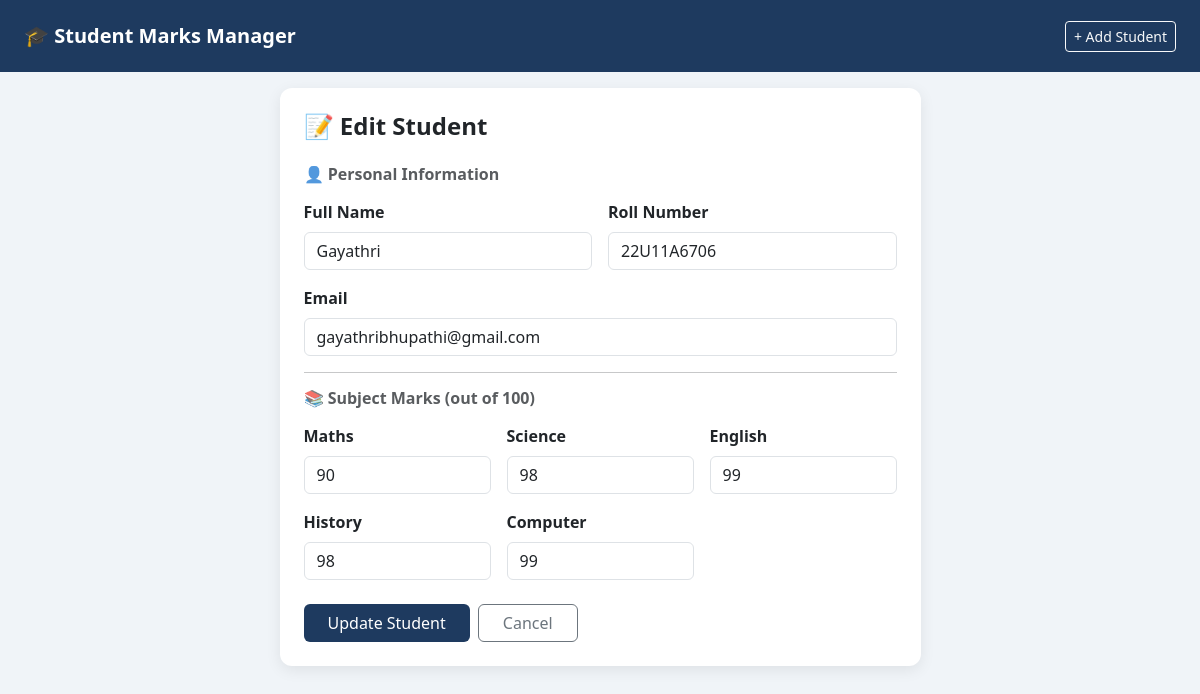
/marks/3/edit/, run on the app's committed database.
### marks/models.py (models this page shows, shortened)
class Student(models.Model):
    GRADE_CHOICES = [
        ('A+', 'A+'), ('A', 'A'), ('B+', 'B+'),
        ('B', 'B'),   ('C', 'C'), ('F', 'Fail'),
    ]
    name      = models.CharField(max_length=100)
    roll_no   = models.CharField(max_length=20, unique=True)
    email     = models.EmailField(unique=True)
    maths     = models.IntegerField(default=0)
    science   = models.IntegerField(default=0)
    english   = models.IntegerField(default=0)
    history   = models.IntegerField(default=0)
    computer  = models.IntegerField(default=0)
    created_at = models.DateTimeField(auto_now_add=True)
    class Meta:
        ordering = ['roll_no']

### marks/views.py (the view)
# urls.py: path('<int:pk>/edit/',      views.student_edit,   name='student_edit'),
def student_edit(request, pk):
    student = get_object_or_404(Student, pk=pk)
    if request.method == 'POST':
        form = StudentForm(request.POST, instance=student)
        if form.is_valid():
            form.save()
            messages.success(request, f'✅ Student "{student.name}" updated successfully!')
            return redirect('marks:student_list')
        else:
            messages.error(request, '❌ Please fix the errors below.')
    else:
        form = StudentForm(instance=student)
    return render(request, 'marks/student_form.html', {
        'form': form,
        'title': 'Edit Student',
        'button': 'Update Student',
        'student': student
    })

### marks/templates/marks/student_form.html (shortened to what this page needs)
{% extends 'marks/base.html' %}
{% block content %}
<div class="row justify-content-center">
    <div class="col-md-7">
        <div class="card p-4">
            <h4 class="fw-bold mb-4">📝 {{ title }}</h4>
            <form method="POST">
                <h6 class="text-muted fw-semibold mb-3">👤 Personal Information</h6>
                <div class="row g-3 mb-3">
                    <div class="col-md-6">
                        <label class="form-label fw-semibold">Full Name</label>
                        {{ form.name }}
                    </div>
                    <div class="col-md-6">
                        <label class="form-label fw-semibold">Roll Number</label>
                        {{ form.roll_no }}
                    </div>
                    <div class="col-12">
                        <label class="form-label fw-semibold">Email</label>
                        {{ form.email }}
                    </div>
                </div>
                <hr>
                <h6 class="text-muted fw-semibold mb-3">📚 Subject Marks (out of 100)</h6>
                <div class="row g-3 mb-4">
                    <div class="col-md-4">
                        <label class="form-label fw-semibold">Maths</label>
                        {{ form.maths }}
                    </div>
                    <div class="col-md-4">
                        <label class="form-label fw-semibold">Science</label>
                        {{ form.science }}
                    </div>
                    <div class="col-md-4">
                        <label class="form-label fw-semibold">English</label>
                        {{ form.english }}
                    </div>
                    <div class="col-md-4">
                        <label class="form-label fw-semibold">History</label>
                        {{ form.history }}
                    </div>
                    <div class="col-md-4">
                        <label class="form-label fw-semibold">Computer</label>
                        {{ form.computer }}
                    </div>
                </div>
                <div class="d-flex gap-2">
                    <button type="submit" class="btn btn-add px-4">{{ button }}</button>
                    <a href="{% url 'marks:student_list' %}" class="btn btn-outline-secondary px-4">Cancel</a>
                </div>
            </form>
        </div>
    </div>
</div>
{% endblock %}

### marks/templates/marks/base.html (style rules this page uses)
body { background-color: #f0f4f8; }
.card { border: none; border-radius: 12px; box-shadow: 0 4px 15px rgba(0,0,0,0.08); }
.btn-add { background-color: #1e3a5f; color: white; border: none; }

### data on the page
Student: name "Gayathri", roll_no "22U11A6706", email "gayathribhupathi@gmail.com", maths "90", science "98", english "99", history "98", computer "99"

### other printed values
{{ title }} "Edit Student"
{{ button }} "Update Student"
